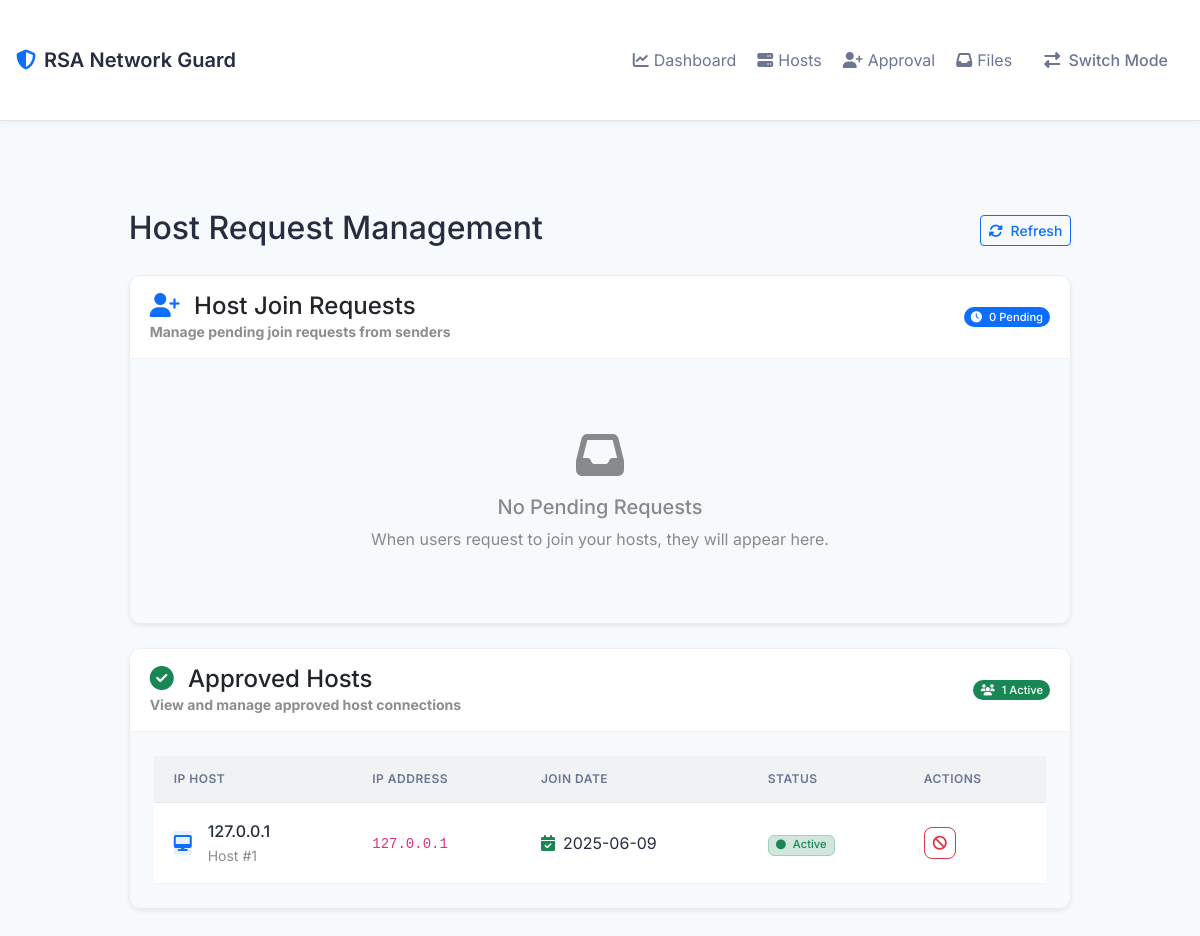
Page /receiver_host/approval on the earlier database version.
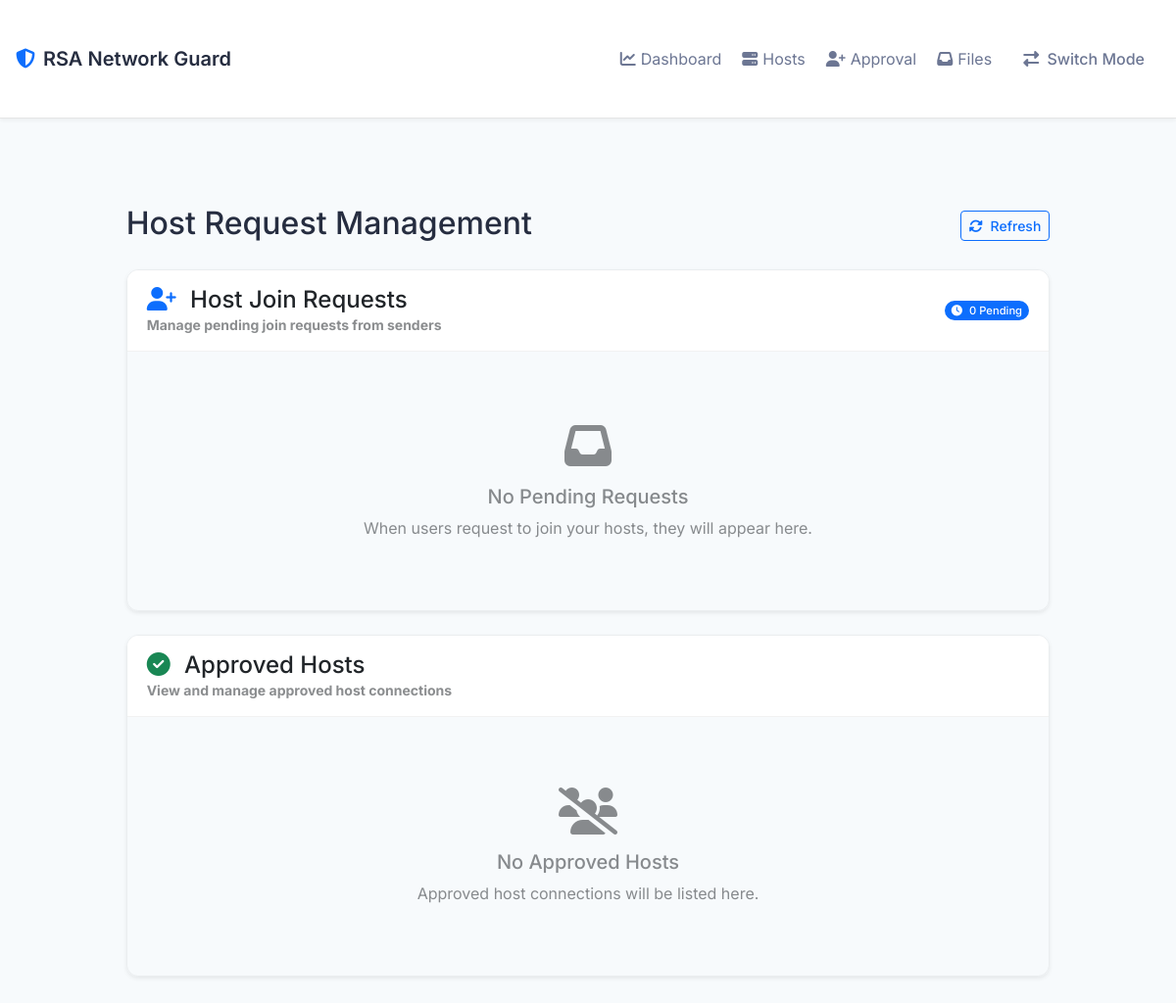
Same page on the later database version.
### models.py (models this page shows)
class HostJoinRequest(db.Model):
    id = db.Column(db.Integer, primary_key=True)
    host_id = db.Column(db.Integer, db.ForeignKey('host.id'), nullable=False)
    host_name = db.Column(db.String(100), nullable=False)
    sender_ip = db.Column(db.String(45), nullable=False)
    host_owner_ip = db.Column(db.String(45), nullable=False)
    message = db.Column(db.String(255))
    response_message = db.Column(db.String(255))
    status = db.Column(db.String(20), default='pending')
    created_at = db.Column(db.DateTime, nullable=False, default=datetime.utcnow)
    approved_at = db.Column(db.DateTime)
    rejected_at = db.Column(db.DateTime)
    revoked_at = db.Column(db.DateTime)
    host = db.relationship('Host', backref=db.backref('join_requests', lazy=True))

### routes.py (the view)
@app.route('/receiver_host/approval')
def receiver_host_approval():
    client_ip = get_client_ip()
    pending_requests = HostJoinRequest.query.filter_by(
        host_owner_ip=client_ip,
        status='pending'
    ).order_by(HostJoinRequest.created_at.desc()).all()
    approved_hosts = HostJoinRequest.query.filter_by(
        host_owner_ip=client_ip,
        status='approved'
    ).order_by(HostJoinRequest.approved_at.desc()).all()
    now = datetime.now()
    return render_template('host_approval.html',
                         pending_requests=pending_requests,
                         approved_hosts=approved_hosts,
                         now=now)

### routes.py (called while the page is built)
def get_client_ip():
    ip = None
    if request.headers.get('X-Forwarded-For'):
        ip = request.headers.get('X-Forwarded-For').split(',')[0].strip()
    elif request.headers.get('X-Real-IP'):
        ip = request.headers.get('X-Real-IP')
    else:
        ip = request.remote_addr
    try:
        return ipaddress.ip_address(ip).exploded
    except ValueError:
        return None

### templates/host_approval.html (shortened to what the changed rows need)
{% extends "base.html" %}
{% block content %}
<div class="container">
    <div class="row justify-content-center">
        <div class="col-lg-10">
            <div class="page-header mb-4">
                <div class="d-flex justify-content-between align-items-center">
                    <div>
                        <h2 class="mb-1">Host Request Management</h2>
                    </div>
                </div>
            </div>
            <div class="card shadow-sm">
                <div class="card-header bg-white py-3">
                    <div class="d-flex justify-content-between align-items-center">
                        <div>
                            <h4 class="mb-0">
                            </h4>
                            <p class="text-muted mb-0 small">View and manage approved host connections</p>
                        </div>
                        {% if approved_hosts %}
                        <span class="badge bg-success rounded-pill">
                            <i class="fas fa-users me-1"></i>
                            {{ approved_hosts|length }} Active
                        </span>
                        {% endif %}
                    </div>
                </div>
                <div class="card-body pending-requests">
                    {% if approved_hosts %}
                    <div class="table-responsive">
                        <table class="table table-hover align-middle">
                            <thead class="table-light">
                                <tr>
                                    <th>IP Host</th>
                                    <th>IP Address</th>
                                    <th>Join Date</th>
                                    <th>Status</th>
                                    <th>Actions</th>
                                </tr>
                            </thead>
                            <tbody>
                                {% for host in approved_hosts %}
                                <tr>
                                    <td>
                                        <div class="d-flex align-items-center">
                                            <div class="me-3">
                                                <div class="avatar-circle bg-primary bg-opacity-10 text-primary">
                                                    <i class="fas fa-desktop"></i>
                                                </div>
                                            </div>
                                            <div>
                                                <div class="fw-medium">{{ host.host_owner_ip }}</div>
                                                <small class="text-muted">Host #{{ host.id }}</small>
                                            </div>
                                        </div>
                                    </td>
                                    <td><code>{{ host.sender_ip }}</code></td>
                                    <td>
                                        <div class="d-flex align-items-center">
                                            <i class="fas fa-calendar-check me-2 text-success"></i>
                                            {{ host.approved_at.strftime('%Y-%m-%d') }}
                                        </div>
                                    </td>
                                    <td>
                                        <span class="badge bg-success-subtle text-success border border-success-subtle">
                                            <i class="fas fa-circle me-1 small"></i>
                                            Active
                                        </span>
                                    </td>
                                    <td>
                                        <form action="{{ url_for('revoke_host_access', host_id=host.id) }}" method="POST" class="d-inline">
                                            <button type="submit" class="btn btn-outline-danger btn-sm"
                                                    onclick="return confirm('Are you sure you want to revoke access for this host?')">
                                                <i class="fas fa-ban"></i>
                                            </button>
                                        </form>
                                    </td>
                                </tr>
                                {% endfor %}
                            </tbody>
                        </table>
                    </div>
                    {% else %}
                    <div class="text-center py-5">
                        <div class="mb-3">
                            <i class="fas fa-users-slash fa-3x text-muted"></i>
                        </div>
                        <h5 class="text-muted">No Approved Hosts</h5>
                        <p class="text-muted mb-0">Approved host connections will be listed here.</p>
                    </div>
                    {% endif %}
                </div>
            </div>
        </div>
    </div>
</div>
{% endblock %}

Differences in the rows shown:
removed HostJoinRequest: host_owner_ip "127.0.0.1", id "1", sender_ip "127.0.0.1", approved_at "2025-06-09"
Other differences:
{{ approved_hosts|length }}: "1" → (not shown)
text no longer shown: "Active IP HOST IP ADDRESS JOIN DATE STATUS ACTIONS"
text now shown: "No Approved Hosts Approved host connections will be listed here."
